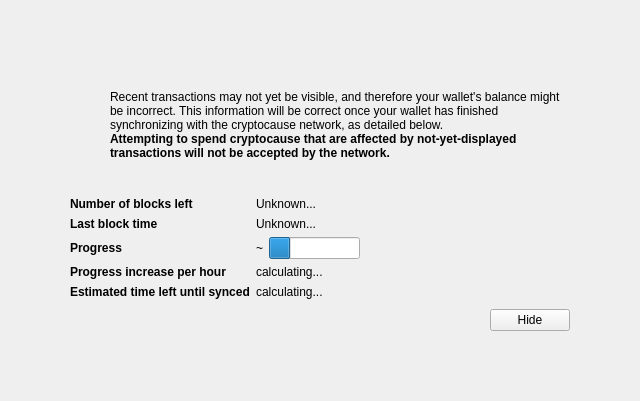
<?xml version="1.0" encoding="UTF-8"?>
<ui version="4.0">
 <class>ModalOverlay</class>
 <widget class="ModalOverlay" name="ModalOverlay">
  <property name="geometry">
   <rect>
    <x>0</x>
    <y>0</y>
    <width>640</width>
    <height>401</height>
   </rect>
  </property>
  <property name="windowTitle">
   <string>Form</string>
  </property>
  <layout class="QVBoxLayout" name="verticalLayout" stretch="0">
   <property name="sizeConstraint">
    <enum>QLayout::SetDefaultConstraint</enum>
   </property>
   <property name="leftMargin">
    <number>0</number>
   </property>
   <property name="topMargin">
    <number>0</number>
   </property>
   <property name="rightMargin">
    <number>0</number>
   </property>
   <property name="bottomMargin">
    <number>0</number>
   </property>
   <item>
    <widget class="QWidget" name="bgWidget" native="true">
     <property name="styleSheet">
      <string notr="true"/>
     </property>
     <layout class="QVBoxLayout" name="verticalLayoutMain" stretch="0">
      <property name="leftMargin">
       <number>60</number>
      </property>
      <property name="topMargin">
       <number>60</number>
      </property>
      <property name="rightMargin">
       <number>60</number>
      </property>
      <property name="bottomMargin">
       <number>60</number>
      </property>
      <item>
       <widget class="QWidget" name="contentWidget" native="true">
        <property name="styleSheet">
         <string notr="true"/>
        </property>
        <layout class="QVBoxLayout" name="verticalLayoutSub" stretch="1,0,0,0,0">
         <property name="spacing">
          <number>0</number>
         </property>
         <property name="leftMargin">
          <number>10</number>
         </property>
         <property name="topMargin">
          <number>10</number>
         </property>
         <property name="rightMargin">
          <number>10</number>
         </property>
         <property name="bottomMargin">
          <number>10</number>
         </property>
         <item>
          <layout class="QHBoxLayout" name="horizontalLayoutIconText" stretch="0,1">
           <property name="topMargin">
            <number>20</number>
           </property>
           <item>
            <layout class="QVBoxLayout" name="verticalLayoutIcon">
             <property name="leftMargin">
              <number>0</number>
             </property>
             <item>
              <widget class="QPushButton" name="warningIcon">
               <property name="enabled">
                <bool>false</bool>
               </property>
               <property name="text">
                <string/>
               </property>
               <property name="icon">
                <iconset>
                 <normaloff>:/icons/warning</normaloff>
                 <disabledoff>:/icons/warning</disabledoff>:/icons/warning</iconset>
               </property>
               <property name="iconSize">
                <size>
                 <width>48</width>
                 <height>48</height>
                </size>
               </property>
               <property name="flat">
                <bool>true</bool>
               </property>
              </widget>
             </item>
             <item>
              <spacer name="verticalSpacerWarningIcon">
               <property name="orientation">
                <enum>Qt::Vertical</enum>
               </property>
               <property name="sizeHint" stdset="0">
                <size>
                 <width>20</width>
                 <height>40</height>
                </size>
               </property>
              </spacer>
             </item>
            </layout>
           </item>
           <item>
            <layout class="QVBoxLayout" name="verticalLayoutInfoText">
             <property name="leftMargin">
              <number>0</number>
             </property>
             <property name="topMargin">
              <number>0</number>
             </property>
             <item>
              <widget class="QLabel" name="infoText">
               <property name="text">
                <string>Recent transactions may not yet be visible, and therefore your wallet's balance might be incorrect. This information will be correct once your wallet has finished synchronizing with the cryptocause network, as detailed below.</string>
               </property>
               <property name="textFormat">
                <enum>Qt::RichText</enum>
               </property>
               <property name="wordWrap">
                <bool>true</bool>
               </property>
              </widget>
             </item>
             <item>
              <widget class="QLabel" name="infoTextStrong">
               <property name="font">
                <font>
                 <weight>75</weight>
                 <bold>true</bold>
                </font>
               </property>
               <property name="text">
                <string>Attempting to spend cryptocause that are affected by not-yet-displayed transactions will not be accepted by the network.</string>
               </property>
               <property name="textFormat">
                <enum>Qt::RichText</enum>
               </property>
               <property name="wordWrap">
                <bool>true</bool>
               </property>
              </widget>
             </item>
             <item>
              <spacer name="verticalSpacerInTextSpace">
               <property name="orientation">
                <enum>Qt::Vertical</enum>
               </property>
               <property name="sizeHint" stdset="0">
                <size>
                 <width>20</width>
                 <height>40</height>
                </size>
               </property>
              </spacer>
             </item>
            </layout>
           </item>
          </layout>
         </item>
         <item>
          <spacer name="verticalSpacerAfterText">
           <property name="orientation">
            <enum>Qt::Vertical</enum>
           </property>
           <property name="sizeHint" stdset="0">
            <size>
             <width>20</width>
             <height>40</height>
            </size>
           </property>
          </spacer>
         </item>
         <item>
          <layout class="QFormLayout" name="formLayout">
           <property name="fieldGrowthPolicy">
            <enum>QFormLayout::FieldsStayAtSizeHint</enum>
           </property>
           <property name="horizontalSpacing">
            <number>6</number>
           </property>
           <property name="verticalSpacing">
            <number>6</number>
           </property>
           <property name="topMargin">
            <number>10</number>
           </property>
           <item row="0" column="0">
            <widget class="QLabel" name="labelNumberOfBlocksLeft">
             <property name="font">
              <font>
               <weight>75</weight>
               <bold>true</bold>
              </font>
             </property>
             <property name="text">
              <string>Number of blocks left</string>
             </property>
            </widget>
           </item>
           <item row="0" column="1">
            <widget class="QLabel" name="numberOfBlocksLeft">
             <property name="text">
              <string>Unknown...</string>
             </property>
            </widget>
           </item>
           <item row="1" column="0">
            <widget class="QLabel" name="labelLastBlockTime">
             <property name="font">
              <font>
               <weight>75</weight>
               <bold>true</bold>
              </font>
             </property>
             <property name="text">
              <string>Last block time</string>
             </property>
            </widget>
           </item>
           <item row="1" column="1">
            <widget class="QLabel" name="newestBlockDate">
             <property name="sizePolicy">
              <sizepolicy hsizetype="Maximum" vsizetype="Preferred">
               <horstretch>0</horstretch>
               <verstretch>0</verstretch>
              </sizepolicy>
             </property>
             <property name="text">
              <string>Unknown...</string>
             </property>
            </widget>
           </item>
           <item row="2" column="0">
            <widget class="QLabel" name="labelSyncDone">
             <property name="font">
              <font>
               <weight>75</weight>
               <bold>true</bold>
              </font>
             </property>
             <property name="text">
              <string>Progress</string>
             </property>
            </widget>
           </item>
           <item row="2" column="1">
            <layout class="QHBoxLayout" name="horizontalLayoutSync" stretch="0,1">
             <item>
              <widget class="QLabel" name="percentageProgress">
               <property name="text">
                <string notr="true">~</string>
               </property>
              </widget>
             </item>
             <item>
              <widget class="QProgressBar" name="progressBar">
               <property name="value">
                <number>24</number>
               </property>
               <property name="format">
                <string/>
               </property>
              </widget>
             </item>
            </layout>
           </item>
           <item row="4" column="0">
            <widget class="QLabel" name="labelProgressIncrease">
             <property name="font">
              <font>
               <weight>75</weight>
               <bold>true</bold>
              </font>
             </property>
             <property name="text">
              <string>Progress increase per hour</string>
             </property>
            </widget>
           </item>
           <item row="4" column="1">
            <widget class="QLabel" name="progressIncreasePerH">
             <property name="text">
              <string>calculating...</string>
             </property>
            </widget>
           </item>
           <item row="5" column="0">
            <widget class="QLabel" name="labelEstimatedTimeLeft">
             <property name="font">
              <font>
               <weight>75</weight>
               <bold>true</bold>
              </font>
             </property>
             <property name="text">
              <string>Estimated time left until synced</string>
             </property>
            </widget>
           </item>
           <item row="5" column="1">
            <widget class="QLabel" name="expectedTimeLeft">
             <property name="text">
              <string>calculating...</string>
             </property>
            </widget>
           </item>
          </layout>
         </item>
         <item>
          <layout class="QHBoxLayout" name="horizontalLayoutButtons">
           <property name="leftMargin">
            <number>10</number>
           </property>
           <property name="topMargin">
            <number>10</number>
           </property>
           <item>
            <spacer name="horizontalSpacer">
             <property name="orientation">
              <enum>Qt::Horizontal</enum>
             </property>
             <property name="sizeHint" stdset="0">
              <size>
               <width>40</width>
               <height>20</height>
              </size>
             </property>
            </spacer>
           </item>
           <item>
            <widget class="QPushButton" name="closeButton">
             <property name="text">
              <string>Hide</string>
             </property>
            </widget>
           </item>
          </layout>
         </item>
         <item>
          <layout class="QVBoxLayout" name="verticalLayout_2">
           <item>
            <spacer name="verticalSpacer">
             <property name="orientation">
              <enum>Qt::Vertical</enum>
             </property>
             <property name="sizeHint" stdset="0">
              <size>
               <width>20</width>
               <height>40</height>
              </size>
             </property>
            </spacer>
           </item>
          </layout>
         </item>
        </layout>
       </widget>
      </item>
     </layout>
    </widget>
   </item>
  </layout>
 </widget>
 <customwidgets>
  <customwidget>
   <class>ModalOverlay</class>
   <extends>QWidget</extends>
   <header>modaloverlay.h</header>
   <container>1</container>
  </customwidget>
 </customwidgets>
 <resources/>
 <connections/>
</ui>
